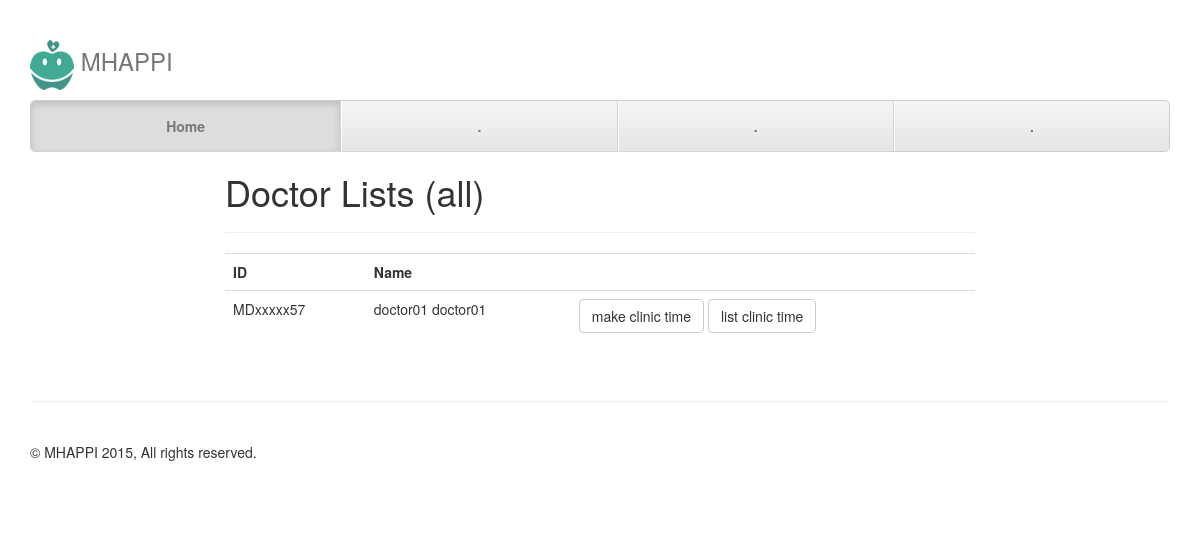
The app's page /list_doctor/, older data.
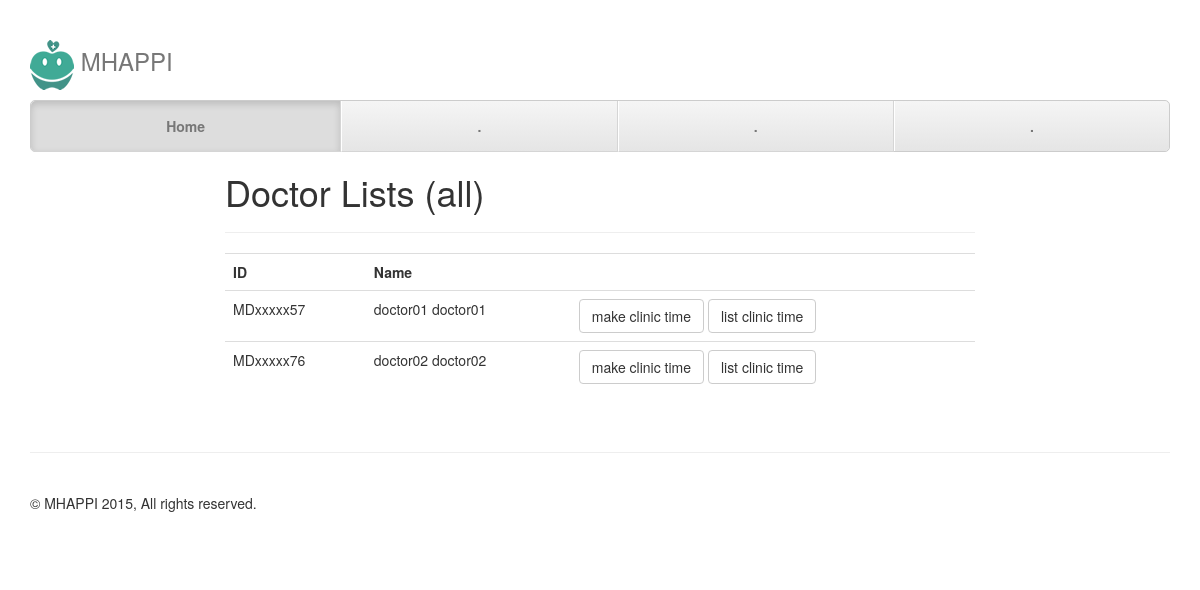
The same page, newer data.
### apps/authentication/models.py (models this page shows, shortened)
class Officer(models.Model):
	GENDER_CHOICES = (
		(1, "Male"),
		(2, "Female"),
		(3, "Others"),
	)
	POSITION_CHOICES = (
		(1, "Staff"),
		(2, "Doctor"),
		(3, "Nurse"),
		(4, "Pharmacist"),
	)
	user = models.ForeignKey(User, default = 0)
	hospital_id = models.CharField(max_length = 20)
	national_id = models.CharField(max_length = 20)
	prefix_name = models.CharField(max_length = 200)
	first_name = models.CharField(max_length = 200)
	last_name = models.CharField(max_length = 200)
	gender = models.IntegerField(choices = GENDER_CHOICES)
	birthdate = models.DateField()
	address = models.CharField(max_length = 500)
	phone = models.CharField(max_length = 200)
	email = models.CharField(max_length = 200)
	specialist = models.CharField(max_length = 200)
	position = models.IntegerField(choices = POSITION_CHOICES, default = 1)

### apps/authentication/views.py (the view)
# urls.py: url(r'^list_doctor/', auth_view.list_doctor, name='list_doctor'),
def list_doctor(request):
    doctors = Officer.objects.filter(position=2)
    data = {
        'doctors' : doctors,
    }
    return render(request, 'list_doctor.html', data)

### apps/authentication/templates/list_doctor.html
{% extends "base.html" %}
{% block main %}
    <div id="login" class="row">
        <div class="col-md-8 col-md-offset-2">
            <h1>Doctor Lists (all)</h1>
            <hr/>
            <table class="table">
            	<tr>
            		<th>ID</th>
            		<th>Name</th>
            		<th></th>
            	</tr>
            	{% for doctor in doctors %}
            	<tr>
            		<td>{{ doctor.hospital_id }}</td>
            		<td>{{ doctor.first_name }} {{ doctor.last_name }}</td>
            		<td>
                        <a class="btn btn-default" href="/make_clinic_time/{{ doctor.id }}/">make clinic time</a>
            			<a class="btn btn-default" href="/list_clinic_time/{{ doctor.id }}/">list clinic time</a>
            		</td>
            	</tr>
            	{% endfor %}
            </table>
        </div>
    </div>
{% endblock %}

Row changes from the older to the newer data that the page shows:
added Officer: hospital_id "MDxxxxx76", first_name "doctor02", last_name "doctor02"
